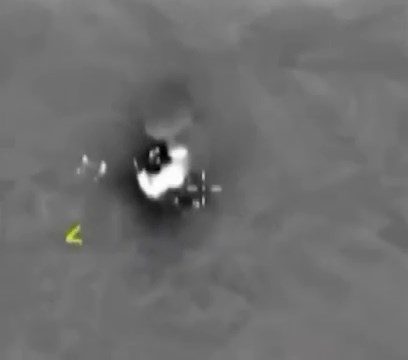
//> input picture ЛарионовАА/СТЗ_Лаб4_ЛарионовАА/Картинки/Аллахбабах/ig_0.jpg, 408 x 360 px
$ ./main   (built with g++ and OpenCV 4)
//> lines starting //> are read from the running program, lines starting //| are printed output that depends on the picture; after the words box and inside, x2 and y2 are one past the last pixel; in counts of white or black regions, pixels touching at a corner belong together

#include <iostream>
#include <vector>
#include "opencv2\core.hpp"
#include "opencv2\highgui.hpp"
#include "opencv2\imgproc.hpp"

using namespace cv;
using namespace std;

enum Pictures
{
    firstPicture = 1,
    secondPicture,
    thirdPicture,
    fourthPicture,
    fifthPicture,
};

enum Objects
{
    redRobots = 1,
    greenRobots,
    blueRobots,
    lamps,
};

int getAverage(Mat& image);
Point getCenter(Moments& set);
void drawCrossRed(Mat& image, Point& dot);
void doFirstTask(int capture);

int findLarge(vector<vector<Point>>& contours);
void doSecondTask(int capture);

Mat findObject(Mat& imageHSV, int object);
void drawObject(Mat& image, Mat& objectPosition, int object);
float calculateDist(Point& dot, Point& center);
void drawCrossBlack(Mat& image, Point& center);
void findNear(Mat& image, Mat& lampPosition, vector<Mat>& robotPosition);
void doThirdTask(int capture);

void doFourthTask();


int main()
{
    doFirstTask(firstPicture);
    doFirstTask(secondPicture);
    doFirstTask(thirdPicture);

    destroyAllWindows();

    doSecondTask(firstPicture);
    doSecondTask(secondPicture);
    doSecondTask(thirdPicture);
    doSecondTask(fourthPicture);
    doSecondTask(fifthPicture);

    destroyAllWindows();

    doThirdTask(firstPicture);
    doThirdTask(secondPicture);

    destroyAllWindows();

    doFourthTask();

    return 0;
}


void doFirstTask(int capture)
{
//> called with capture = 1
    Mat image;

    switch (capture)
    {
    case 1:
        image = imread("Аллахбабах/ig_0.jpg", IMREAD_COLOR);
//> image is the input picture: 360 rows x 408 cols, CV_8UC3; mean B, G, R 110.1, 110.2, 110.2
        break;
    case 2:
        image = imread("Аллахбабах/ig_1.jpg", IMREAD_COLOR);
        break;
    case 3:
        image = imread("Аллахбабах/ig_2.jpg", IMREAD_COLOR);
        break;
    default:
        return;
    }

    namedWindow("Original image", WINDOW_AUTOSIZE);
    imshow("Original image", image);

    Mat imageGray;
    cvtColor(image, imageGray, COLOR_BGRA2GRAY);

    Mat imageThresh;
    int initialThresh = getAverage(imageGray);
//> the loop in getAverage, `for (int i = 0; i < image.rows; i++)` made 360 passes
//> value on passes 1 to 3: 53429, 106650, 159537
//> after the loop in getAverage, `for (int i = 0; i < image.rows; i++)`: value = 16185135
//> in getAverage, `average = (int)((float)value / ((float)image.rows * (float)image.cols));`: average = 110
//> initialThresh = 110
    bool exit = false;

    while (exit == false)
    {
        threshold(imageGray, imageThresh, initialThresh, 255, THRESH_BINARY);
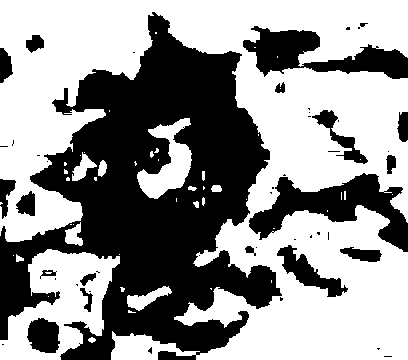
//> imageThresh: 360 rows x 408 cols, CV_8UC1; 57.5% white; 50 black regions (31 under 20 px), largest, box (x1, y1, x2, y2) and area: (0, 12, 282, 360) 47825, (249, 173, 408, 252) 5058, (243, 26, 408, 79) 4049

        Mat kernel;
        kernel = getStructuringElement(MORPH_RECT, Size(9, 9));

        Mat morphology;
        erode(imageThresh, morphology, kernel);
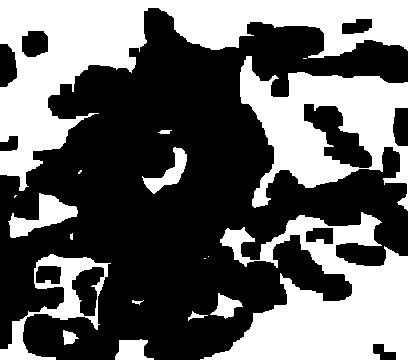
//> morphology: 360 rows x 408 cols, CV_8UC1; 39.7% white; 18 white regions (6 under 20 px), largest, box (x1, y1, x2, y2) and area: (0, 0, 408, 191) 23712, (200, 212, 408, 360) 15880, (240, 56, 408, 211) 12361
        dilate(morphology, morphology, kernel);
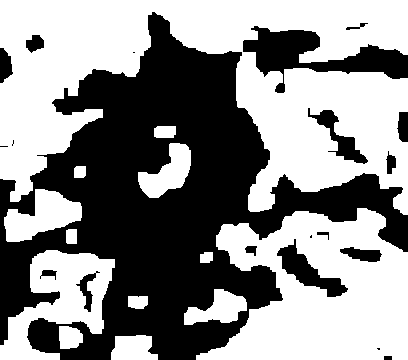
//> morphology: 360 rows x 408 cols, CV_8UC1; 54.9% white; 20 black regions (5 under 20 px), largest, box (x1, y1, x2, y2) and area: (0, 12, 408, 360) 57700, (243, 26, 408, 93) 4304, (277, 239, 348, 297) 1356

        Mat canny;
        Canny(morphology, canny, 10, 255, 3, true);
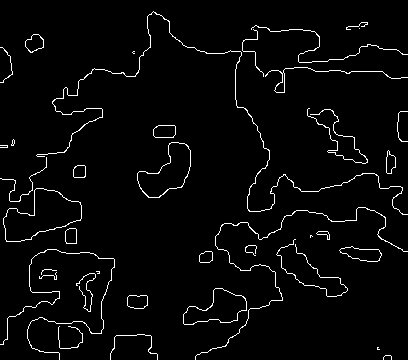
//> canny: 360 rows x 408 cols, CV_8UC1; 3.1% white in thin lines or dots

        vector<vector<Point>> contours;
        findContours(canny, contours, RETR_EXTERNAL, CHAIN_APPROX_NONE);
//> contours = 38 contours, 23 with area under 20; largest, box (x1, y1, x2, y2) and area: (3, 188, 82, 242) 2374, (137, 142, 191, 198) 1584, (183, 288, 247, 325) 1270, (339, 246, 382, 262) 395, (153, 125, 176, 138) 248

        Mat imageCopy = image.clone();
        drawContours(imageCopy, contours, -1, Scalar(220, 220, 40), 2);
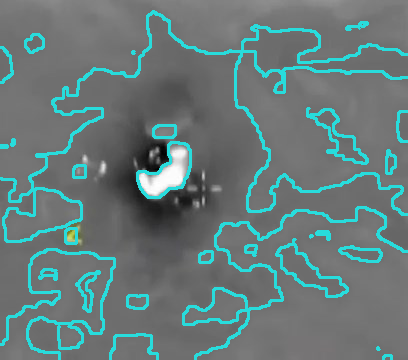
//> imageCopy: 360 rows x 408 cols, CV_8UC3; 10.37% of pixels changed, all inside (x1, y1, x2, y2) = (0, 10, 408, 360)

        if (contours.size() == 1)
        {
            Moments set = moments(contours[0]);
            Point center = getCenter(set);
            drawCrossRed(imageCopy, center);

            namedWindow("Result image", WINDOW_AUTOSIZE);
            imshow("Result image", imageCopy);
            exit = true;
        }
        else
        {
            initialThresh++;
//> initialThresh = 111

            if (initialThresh == 255)
            {
                break;
            }
        }
    }

    while (waitKey(33) != 27) {}

    return;
}

// [192 lines left out: functions doSecondTask, doThirdTask, doFourthTask, not called in this run]


int getAverage(Mat& image)
{
    int value = 0;
    int average = 0;

    for (int i = 0; i < image.rows; i++)
    {
        for (int j = 0; j < image.cols; j++)
        {
            value += image.at<uint8_t>(i, j);
        }
    }

    average = (int)((float)value / ((float)image.rows * (float)image.cols));

    if (average > 255)
    {
        average = 255;
    }

    return average;
}

// [224 lines left out: functions getCenter, drawCrossRed, findLarge, findObject, drawObject, calculateDist and 2 more, not called in this run]
